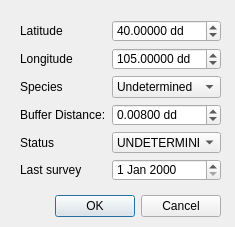
<?xml version="1.0" encoding="UTF-8"?>
<ui version="4.0">
 <class>NewRaptorDialogBase</class>
 <widget class="QDialog" name="NewRaptorDialogBase">
  <property name="geometry">
   <rect>
    <x>0</x>
    <y>0</y>
    <width>235</width>
    <height>227</height>
   </rect>
  </property>
  <property name="windowTitle">
   <string>Add New Raptor</string>
  </property>
  <widget class="QDialogButtonBox" name="button_box">
   <property name="geometry">
    <rect>
     <x>30</x>
     <y>190</y>
     <width>191</width>
     <height>32</height>
    </rect>
   </property>
   <property name="orientation">
    <enum>Qt::Horizontal</enum>
   </property>
   <property name="standardButtons">
    <set>QDialogButtonBox::Cancel|QDialogButtonBox::Ok</set>
   </property>
  </widget>
  <widget class="QWidget" name="formLayoutWidget">
   <property name="geometry">
    <rect>
     <x>20</x>
     <y>20</y>
     <width>201</width>
     <height>161</height>
    </rect>
   </property>
   <layout class="QFormLayout" name="lytForm">
    <item row="0" column="0">
     <widget class="QLabel" name="latitudeLabel">
      <property name="text">
       <string>Latitude</string>
      </property>
     </widget>
    </item>
    <item row="0" column="1">
     <widget class="QDoubleSpinBox" name="spbLatitude">
      <property name="suffix">
       <string> dd</string>
      </property>
      <property name="decimals">
       <number>5</number>
      </property>
      <property name="minimum">
       <double>-90.000000000000000</double>
      </property>
      <property name="maximum">
       <double>90.000000000000000</double>
      </property>
      <property name="singleStep">
       <double>0.001000000000000</double>
      </property>
      <property name="value">
       <double>40.000000000000000</double>
      </property>
     </widget>
    </item>
    <item row="1" column="0">
     <widget class="QLabel" name="longitudeLabel">
      <property name="text">
       <string>Longitude</string>
      </property>
     </widget>
    </item>
    <item row="1" column="1">
     <widget class="QDoubleSpinBox" name="spbLongitude">
      <property name="suffix">
       <string> dd</string>
      </property>
      <property name="decimals">
       <number>5</number>
      </property>
      <property name="minimum">
       <double>-180.000000000000000</double>
      </property>
      <property name="maximum">
       <double>180.000000000000000</double>
      </property>
      <property name="singleStep">
       <double>0.001000000000000</double>
      </property>
      <property name="value">
       <double>105.000000000000000</double>
      </property>
     </widget>
    </item>
    <item row="2" column="0">
     <widget class="QLabel" name="speciesLabel">
      <property name="text">
       <string>Species</string>
      </property>
     </widget>
    </item>
    <item row="2" column="1">
     <widget class="QComboBox" name="cmbSpecies">
      <item>
       <property name="text">
        <string>Undetermined</string>
       </property>
      </item>
      <item>
       <property name="text">
        <string>Red-tail Hawk</string>
       </property>
      </item>
      <item>
       <property name="text">
        <string>Swainsons Hawk</string>
       </property>
      </item>
      <item>
       <property name="text">
        <string>Northern Harrier</string>
       </property>
      </item>
     </widget>
    </item>
    <item row="3" column="0">
     <widget class="QLabel" name="bufferDistanceLabel">
      <property name="text">
       <string>Buffer Distance:</string>
      </property>
     </widget>
    </item>
    <item row="3" column="1">
     <widget class="QDoubleSpinBox" name="spbBuffer">
      <property name="suffix">
       <string> dd</string>
      </property>
      <property name="decimals">
       <number>5</number>
      </property>
      <property name="maximum">
       <double>0.100000000000000</double>
      </property>
      <property name="singleStep">
       <double>0.001000000000000</double>
      </property>
      <property name="value">
       <double>0.008000000000000</double>
      </property>
     </widget>
    </item>
    <item row="4" column="0">
     <widget class="QLabel" name="statusLabel">
      <property name="text">
       <string>Status</string>
      </property>
     </widget>
    </item>
    <item row="4" column="1">
     <widget class="QComboBox" name="cmbStatus">
      <item>
       <property name="text">
        <string>UNDETERMINED</string>
       </property>
      </item>
      <item>
       <property name="text">
        <string>ACTIVE NEST</string>
       </property>
      </item>
      <item>
       <property name="text">
        <string>INACTIVE NEST</string>
       </property>
      </item>
      <item>
       <property name="text">
        <string>FLEDGED NEST</string>
       </property>
      </item>
     </widget>
    </item>
    <item row="5" column="0">
     <widget class="QLabel" name="lastSurveyLabel">
      <property name="text">
       <string>Last survey</string>
      </property>
     </widget>
    </item>
    <item row="5" column="1">
     <widget class="QDateEdit" name="dteLast"/>
    </item>
   </layout>
  </widget>
 </widget>
 <resources/>
 <connections>
  <connection>
   <sender>button_box</sender>
   <signal>accepted()</signal>
   <receiver>NewRaptorDialogBase</receiver>
   <slot>accept()</slot>
   <hints>
    <hint type="sourcelabel">
     <x>20</x>
     <y>20</y>
    </hint>
    <hint type="destinationlabel">
     <x>20</x>
     <y>20</y>
    </hint>
   </hints>
  </connection>
  <connection>
   <sender>button_box</sender>
   <signal>rejected()</signal>
   <receiver>NewRaptorDialogBase</receiver>
   <slot>reject()</slot>
   <hints>
    <hint type="sourcelabel">
     <x>20</x>
     <y>20</y>
    </hint>
    <hint type="destinationlabel">
     <x>20</x>
     <y>20</y>
    </hint>
   </hints>
  </connection>
 </connections>
</ui>
